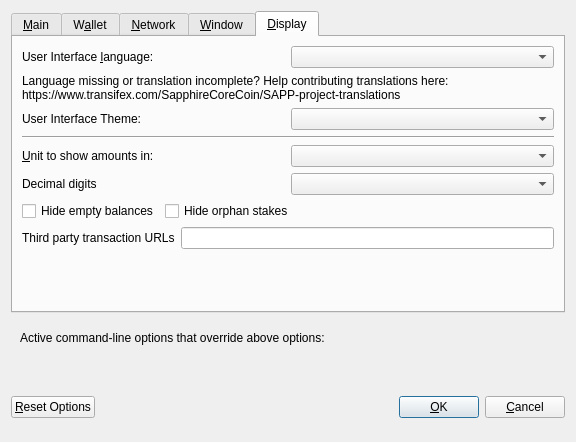
<?xml version="1.0" encoding="UTF-8"?>
<ui version="4.0">
 <class>OptionsDialog</class>
 <widget class="QDialog" name="OptionsDialog">
  <property name="geometry">
   <rect>
    <x>0</x>
    <y>0</y>
    <width>576</width>
    <height>442</height>
   </rect>
  </property>
  <property name="windowTitle">
   <string>Options</string>
  </property>
  <property name="modal">
   <bool>true</bool>
  </property>
  <layout class="QVBoxLayout" name="verticalLayout">
   <item>
    <widget class="QTabWidget" name="tabWidget">
     <property name="currentIndex">
      <number>4</number>
     </property>
     <widget class="QWidget" name="tabMain">
      <attribute name="title">
       <string>&amp;Main</string>
      </attribute>
      <layout class="QVBoxLayout" name="verticalLayout_Main">
       <item>
        <widget class="QCheckBox" name="bitcoinAtStartup">
         <property name="toolTip">
          <string>Automatically start Sapphire after logging in to the system.</string>
         </property>
         <property name="text">
          <string>&amp;Start Sapphire on system login</string>
         </property>
        </widget>
       </item>
       <item>
        <layout class="QHBoxLayout" name="horizontalLayout_2_Main">
         <item>
          <widget class="QLabel" name="databaseCacheLabel">
           <property name="text">
            <string>Size of &amp;database cache</string>
           </property>
           <property name="textFormat">
            <enum>Qt::PlainText</enum>
           </property>
           <property name="buddy">
            <cstring>databaseCache</cstring>
           </property>
          </widget>
         </item>
         <item>
          <widget class="QSpinBox" name="databaseCache"/>
         </item>
         <item>
          <widget class="QLabel" name="databaseCacheUnitLabel">
           <property name="text">
            <string>MB</string>
           </property>
           <property name="textFormat">
            <enum>Qt::PlainText</enum>
           </property>
          </widget>
         </item>
         <item>
          <spacer name="horizontalSpacer_2_Main">
           <property name="orientation">
            <enum>Qt::Horizontal</enum>
           </property>
           <property name="sizeHint" stdset="0">
            <size>
             <width>40</width>
             <height>20</height>
            </size>
           </property>
          </spacer>
         </item>
        </layout>
       </item>
       <item>
        <layout class="QHBoxLayout" name="horizontalLayout_3_Main">
         <item>
          <widget class="QLabel" name="threadsScriptVerifLabel">
           <property name="text">
            <string>Number of script &amp;verification threads</string>
           </property>
           <property name="textFormat">
            <enum>Qt::PlainText</enum>
           </property>
           <property name="buddy">
            <cstring>threadsScriptVerif</cstring>
           </property>
          </widget>
         </item>
         <item>
          <widget class="QSpinBox" name="threadsScriptVerif">
           <property name="toolTip">
            <string>(0 = auto, &lt;0 = leave that many cores free)</string>
           </property>
          </widget>
         </item>
         <item>
          <spacer name="horizontalSpacer_3_Main">
           <property name="orientation">
            <enum>Qt::Horizontal</enum>
           </property>
           <property name="sizeHint" stdset="0">
            <size>
             <width>40</width>
             <height>20</height>
            </size>
           </property>
          </spacer>
         </item>
        </layout>
       </item>
       <item>
        <spacer name="verticalSpacer_2">
         <property name="orientation">
          <enum>Qt::Vertical</enum>
         </property>
         <property name="sizeHint" stdset="0">
          <size>
           <width>20</width>
           <height>40</height>
          </size>
         </property>
        </spacer>
       </item>
       <item>
        <layout class="QHBoxLayout" name="horiz-autominting-layout">
         <item>
          <widget class="QCheckBox" name="checkBoxZeromintEnable">
           <property name="toolTip">
            <string>Enable automatic minting of SAPP units to zSAP</string>
           </property>
           <property name="layoutDirection">
            <enum>Qt::LeftToRight</enum>
           </property>
           <property name="text">
            <string>Enable zSAP Automint</string>
           </property>
          </widget>
         </item>
         <item>
          <widget class="QCheckBox" name="checkBoxZeromintAddresses">
           <property name="toolTip">
            <string>Enable automatic zSAP minting from specific addresses</string>
           </property>
           <property name="layoutDirection">
            <enum>Qt::LeftToRight</enum>
           </property>
           <property name="text">
            <string>Enable Automint Addresses</string>
           </property>
          </widget>
         </item>
        </layout>
       </item>
       <item>
        <layout class="QHBoxLayout" name="horizontalLayout_3">
         <item>
          <widget class="QLabel" name="percentage_label">
           <property name="toolTip">
            <string>Percentage of incoming SAPP which get automatically converted to zSAP via Zerocoin Protocol (min: 10%)</string>
           </property>
           <property name="text">
            <string>Percentage of autominted zSAP</string>
           </property>
          </widget>
         </item>
         <item>
          <widget class="QSpinBox" name="zeromintPercentage">
           <property name="minimum">
            <number>1</number>
           </property>
           <property name="maximum">
            <number>100</number>
           </property>
          </widget>
         </item>
        </layout>
       </item>
       <item>
        <layout class="QHBoxLayout" name="horizontalLayout" stretch="0,0">
         <property name="sizeConstraint">
          <enum>QLayout::SetFixedSize</enum>
         </property>
         <item>
          <widget class="QLabel" name="labelPreferredDenom">
           <property name="maximumSize">
            <size>
             <width>16777215</width>
             <height>16777215</height>
            </size>
           </property>
           <property name="toolTip">
            <string>Wait with automatic conversion to Zerocoin until enough SAPP for this denomination is available</string>
           </property>
           <property name="text">
            <string>Preferred Automint zSAP Denomination</string>
           </property>
          </widget>
         </item>
         <item>
          <widget class="QComboBox" name="preferredDenom">
           <property name="maximumSize">
            <size>
             <width>16777215</width>
             <height>27</height>
            </size>
           </property>
           <property name="toolTip">
            <string>Wait with automatic conversion to Zerocoin until enough SAPP for this denomination is available</string>
           </property>
           <property name="maxVisibleItems">
            <number>9</number>
           </property>
           <property name="maxCount">
            <number>9</number>
           </property>
          </widget>
         </item>
        </layout>
       </item>
      </layout>
     </widget>
     <widget class="QWidget" name="tabWallet">
      <attribute name="title">
       <string>W&amp;allet</string>
      </attribute>
      <layout class="QVBoxLayout" name="verticalLayout_Wallet">
       <item>
        <layout class="QHBoxLayout" name="horizontalLayout_2_Wallet">
         <item>
          <widget class="QLabel" name="labelStakeSplitThresholdText">
           <property name="text">
            <string>Stake split threshold:</string>
           </property>
          </widget>
         </item>
         <item>
          <widget class="QSpinBox" name="spinBoxStakeSplitThreshold">
           <property name="minimum">
            <number>1</number>
           </property>
           <property name="maximum">
            <number>999999</number>
           </property>
          </widget>
         </item>
        </layout>
       </item>
       <item>
        <widget class="QGroupBox" name="groupBox">
         <property name="title">
          <string>Expert</string>
         </property>
         <layout class="QVBoxLayout" name="verticalLayout_2">
          <item>
           <widget class="QCheckBox" name="coinControlFeatures">
            <property name="toolTip">
             <string>Whether to show coin control features or not.</string>
            </property>
            <property name="text">
             <string>Enable coin &amp;control features</string>
            </property>
           </widget>
          </item>
          <item>
           <widget class="QCheckBox" name="showMasternodesTab">
            <property name="toolTip">
             <string>Show additional tab listing all your masternodes in first sub-tab&lt;br/&gt;and all masternodes on the network in second sub-tab.</string>
            </property>
            <property name="text">
             <string>Show Masternodes Tab</string>
            </property>
           </widget>
          </item>
          <item>
           <widget class="QCheckBox" name="spendZeroConfChange">
            <property name="toolTip">
             <string>If you disable the spending of unconfirmed change, the change from a transaction&lt;br/&gt;cannot be used until that transaction has at least one confirmation.&lt;br/&gt;This also affects how your balance is computed.</string>
            </property>
            <property name="text">
             <string>&amp;Spend unconfirmed change</string>
            </property>
           </widget>
          </item>
         </layout>
        </widget>
       </item>
       <item>
        <spacer name="verticalSpacer_Wallet">
         <property name="orientation">
          <enum>Qt::Vertical</enum>
         </property>
         <property name="sizeHint" stdset="0">
          <size>
           <width>20</width>
           <height>40</height>
          </size>
         </property>
        </spacer>
       </item>
      </layout>
     </widget>
     <widget class="QWidget" name="tabNetwork">
      <attribute name="title">
       <string>&amp;Network</string>
      </attribute>
      <layout class="QVBoxLayout" name="verticalLayout_Network">
       <item>
        <widget class="QCheckBox" name="mapPortUpnp">
         <property name="toolTip">
          <string>Automatically open the Sapphire client port on the router. This only works when your router supports UPnP and it is enabled.</string>
         </property>
         <property name="text">
          <string>Map port using &amp;UPnP</string>
         </property>
        </widget>
       </item>
       <item>
        <widget class="QCheckBox" name="allowIncoming">
         <property name="toolTip">
          <string>Accept connections from outside</string>
         </property>
         <property name="text">
          <string>Allow incoming connections</string>
         </property>
        </widget>
       </item>
       <item>
        <widget class="QCheckBox" name="connectSocks">
         <property name="toolTip">
          <string>Connect to the Sapphire network through a SOCKS5 proxy.</string>
         </property>
         <property name="text">
          <string>&amp;Connect through SOCKS5 proxy (default proxy):</string>
         </property>
        </widget>
       </item>
       <item>
        <layout class="QHBoxLayout" name="horizontalLayout_1_Network">
         <item>
          <widget class="QLabel" name="proxyIpLabel">
           <property name="text">
            <string>Proxy &amp;IP:</string>
           </property>
           <property name="textFormat">
            <enum>Qt::PlainText</enum>
           </property>
           <property name="buddy">
            <cstring>proxyIp</cstring>
           </property>
          </widget>
         </item>
         <item>
          <widget class="QValidatedLineEdit" name="proxyIp">
           <property name="minimumSize">
            <size>
             <width>140</width>
             <height>0</height>
            </size>
           </property>
           <property name="maximumSize">
            <size>
             <width>140</width>
             <height>16777215</height>
            </size>
           </property>
           <property name="toolTip">
            <string>IP address of the proxy (e.g. IPv4: 127.0.0.1 / IPv6: ::1)</string>
           </property>
          </widget>
         </item>
         <item>
          <widget class="QLabel" name="proxyPortLabel">
           <property name="text">
            <string>&amp;Port:</string>
           </property>
           <property name="textFormat">
            <enum>Qt::PlainText</enum>
           </property>
           <property name="buddy">
            <cstring>proxyPort</cstring>
           </property>
          </widget>
         </item>
         <item>
          <widget class="QLineEdit" name="proxyPort">
           <property name="minimumSize">
            <size>
             <width>55</width>
             <height>0</height>
            </size>
           </property>
           <property name="maximumSize">
            <size>
             <width>55</width>
             <height>16777215</height>
            </size>
           </property>
           <property name="toolTip">
            <string>Port of the proxy (e.g. 9050)</string>
           </property>
          </widget>
         </item>
         <item>
          <spacer name="horizontalSpacer_1_Network">
           <property name="orientation">
            <enum>Qt::Horizontal</enum>
           </property>
           <property name="sizeHint" stdset="0">
            <size>
             <width>40</width>
             <height>20</height>
            </size>
           </property>
          </spacer>
         </item>
        </layout>
       </item>
       <item>
        <spacer name="verticalSpacer_Network">
         <property name="orientation">
          <enum>Qt::Vertical</enum>
         </property>
         <property name="sizeHint" stdset="0">
          <size>
           <width>20</width>
           <height>40</height>
          </size>
         </property>
        </spacer>
       </item>
      </layout>
     </widget>
     <widget class="QWidget" name="tabWindow">
      <attribute name="title">
       <string>&amp;Window</string>
      </attribute>
      <layout class="QVBoxLayout" name="verticalLayout_Window">
       <item>
        <widget class="QCheckBox" name="minimizeToTray">
         <property name="toolTip">
          <string>Show only a tray icon after minimizing the window.</string>
         </property>
         <property name="text">
          <string>&amp;Minimize to the tray instead of the taskbar</string>
         </property>
        </widget>
       </item>
       <item>
        <widget class="QCheckBox" name="minimizeOnClose">
         <property name="toolTip">
          <string>Minimize instead of exit the application when the window is closed. When this option is enabled, the application will be closed only after selecting Quit in the menu.</string>
         </property>
         <property name="text">
          <string>M&amp;inimize on close</string>
         </property>
        </widget>
       </item>
       <item>
        <spacer name="verticalSpacer_Window">
         <property name="orientation">
          <enum>Qt::Vertical</enum>
         </property>
         <property name="sizeHint" stdset="0">
          <size>
           <width>20</width>
           <height>40</height>
          </size>
         </property>
        </spacer>
       </item>
      </layout>
     </widget>
     <widget class="QWidget" name="tabDisplay">
      <attribute name="title">
       <string>&amp;Display</string>
      </attribute>
      <layout class="QVBoxLayout" name="verticalLayout_Display">
       <item>
        <layout class="QHBoxLayout" name="horizontalLayout_1_Display">
         <item>
          <widget class="QLabel" name="langLabel">
           <property name="text">
            <string>User Interface &amp;language:</string>
           </property>
           <property name="textFormat">
            <enum>Qt::PlainText</enum>
           </property>
           <property name="buddy">
            <cstring>lang</cstring>
           </property>
          </widget>
         </item>
         <item>
          <widget class="QValueComboBox" name="lang">
           <property name="toolTip">
            <string>The user interface language can be set here. This setting will take effect after restarting Sapphire.</string>
           </property>
          </widget>
         </item>
        </layout>
       </item>
       <item>
        <widget class="QLabel" name="label_3">
         <property name="toolTip">
          <string notr="true"/>
         </property>
         <property name="statusTip">
          <string notr="true"/>
         </property>
         <property name="whatsThis">
          <string notr="true"/>
         </property>
         <property name="accessibleName">
          <string notr="true"/>
         </property>
         <property name="text">
          <string>Language missing or translation incomplete? Help contributing translations here:
https://www.transifex.com/SapphireCoreCoin/SAPP-project-translations</string>
         </property>
         <property name="wordWrap">
          <bool>true</bool>
         </property>
         <property name="openExternalLinks">
          <bool>true</bool>
         </property>
         <property name="textInteractionFlags">
          <set>Qt::TextBrowserInteraction</set>
         </property>
        </widget>
       </item>
       <item>
        <layout class="QHBoxLayout" name="horizontalLayout_2_Display" stretch="0,0">
         <item>
          <widget class="QLabel" name="themeLabel">
           <property name="text">
            <string>User Interface Theme:</string>
           </property>
          </widget>
         </item>
         <item>
          <widget class="QValueComboBox" name="theme"/>
         </item>
        </layout>
       </item>
       <item>
        <widget class="Line" name="line">
         <property name="orientation">
          <enum>Qt::Horizontal</enum>
         </property>
        </widget>
       </item>
       <item>
        <layout class="QHBoxLayout" name="horizontalLayout_3_Display">
         <item>
          <widget class="QLabel" name="unitLabel">
           <property name="text">
            <string>&amp;Unit to show amounts in:</string>
           </property>
           <property name="textFormat">
            <enum>Qt::PlainText</enum>
           </property>
           <property name="buddy">
            <cstring>unit</cstring>
           </property>
          </widget>
         </item>
         <item>
          <widget class="QValueComboBox" name="unit">
           <property name="toolTip">
            <string>Choose the default subdivision unit to show in the interface and when sending coins.</string>
           </property>
          </widget>
         </item>
        </layout>
       </item>
       <item>
        <layout class="QHBoxLayout" name="horizontalLayout_4_Display">
         <item>
          <widget class="QLabel" name="digitsLabel">
           <property name="text">
            <string>Decimal digits</string>
           </property>
          </widget>
         </item>
         <item>
          <widget class="QValueComboBox" name="digits"/>
         </item>
        </layout>
       </item>
       <item>
        <layout class="QHBoxLayout" name="horizontalLayout_5_Display">
         <item>
          <widget class="QCheckBox" name="checkBoxHideZeroBalances">
           <property name="toolTip">
            <string>Hide empty balances</string>
           </property>
           <property name="layoutDirection">
            <enum>Qt::LeftToRight</enum>
           </property>
           <property name="text">
            <string>Hide empty balances</string>
           </property>
          </widget>
         </item>
         <item>
          <widget class="QCheckBox" name="checkBoxHideOrphans">
           <property name="toolTip">
            <string>Hide orphan stakes in transaction lists</string>
           </property>
           <property name="text">
            <string>Hide orphan stakes</string>
           </property>
          </widget>
         </item>
         <item>
          <spacer name="horizontalSpacer">
           <property name="orientation">
            <enum>Qt::Horizontal</enum>
           </property>
           <property name="sizeHint" stdset="0">
            <size>
             <width>40</width>
             <height>20</height>
            </size>
           </property>
          </spacer>
         </item>
        </layout>
       </item>
       <item>
        <layout class="QHBoxLayout" name="horizontalLayout_6_Display">
         <item>
          <widget class="QLabel" name="thirdPartyTxUrlsLabel">
           <property name="toolTip">
            <string>Third party URLs (e.g. a block explorer) that appear in the transactions tab as context menu items. %s in the URL is replaced by transaction hash. Multiple URLs are separated by vertical bar |.</string>
           </property>
           <property name="text">
            <string>Third party transaction URLs</string>
           </property>
           <property name="buddy">
            <cstring>thirdPartyTxUrls</cstring>
           </property>
          </widget>
         </item>
         <item>
          <widget class="QLineEdit" name="thirdPartyTxUrls">
           <property name="toolTip">
            <string>Third party URLs (e.g. a block explorer) that appear in the transactions tab as context menu items. %s in the URL is replaced by transaction hash. Multiple URLs are separated by vertical bar |.</string>
           </property>
          </widget>
         </item>
        </layout>
       </item>
       <item>
        <spacer name="verticalSpacer">
         <property name="orientation">
          <enum>Qt::Vertical</enum>
         </property>
         <property name="sizeHint" stdset="0">
          <size>
           <width>20</width>
           <height>40</height>
          </size>
         </property>
        </spacer>
       </item>
      </layout>
     </widget>
    </widget>
   </item>
   <item>
    <widget class="QFrame" name="frame">
     <layout class="QVBoxLayout" name="verticalLayout_Bottom">
      <item>
       <layout class="QHBoxLayout" name="horizontalLayout_Bottom">
        <item>
         <widget class="QLabel" name="overriddenByCommandLineInfoLabel">
          <property name="text">
           <string>Active command-line options that override above options:</string>
          </property>
          <property name="textFormat">
           <enum>Qt::PlainText</enum>
          </property>
         </widget>
        </item>
        <item>
         <spacer name="horizontalSpacer_Bottom">
          <property name="orientation">
           <enum>Qt::Horizontal</enum>
          </property>
          <property name="sizeHint" stdset="0">
           <size>
            <width>40</width>
            <height>20</height>
           </size>
          </property>
         </spacer>
        </item>
       </layout>
      </item>
      <item>
       <widget class="QLabel" name="overriddenByCommandLineLabel">
        <property name="text">
         <string/>
        </property>
        <property name="textFormat">
         <enum>Qt::PlainText</enum>
        </property>
        <property name="wordWrap">
         <bool>true</bool>
        </property>
       </widget>
      </item>
     </layout>
    </widget>
   </item>
   <item>
    <layout class="QHBoxLayout" name="horizontalLayout_Buttons">
     <item>
      <widget class="QPushButton" name="resetButton">
       <property name="toolTip">
        <string>Reset all client options to default.</string>
       </property>
       <property name="text">
        <string>&amp;Reset Options</string>
       </property>
       <property name="autoDefault">
        <bool>false</bool>
       </property>
      </widget>
     </item>
     <item>
      <spacer name="horizontalSpacer_1">
       <property name="orientation">
        <enum>Qt::Horizontal</enum>
       </property>
       <property name="sizeHint" stdset="0">
        <size>
         <width>40</width>
         <height>48</height>
        </size>
       </property>
      </spacer>
     </item>
     <item>
      <widget class="QLabel" name="statusLabel">
       <property name="minimumSize">
        <size>
         <width>200</width>
         <height>0</height>
        </size>
       </property>
       <property name="font">
        <font>
         <weight>75</weight>
         <bold>true</bold>
        </font>
       </property>
       <property name="text">
        <string/>
       </property>
       <property name="textFormat">
        <enum>Qt::PlainText</enum>
       </property>
       <property name="wordWrap">
        <bool>true</bool>
       </property>
      </widget>
     </item>
     <item>
      <spacer name="horizontalSpacer_2">
       <property name="orientation">
        <enum>Qt::Horizontal</enum>
       </property>
       <property name="sizeHint" stdset="0">
        <size>
         <width>40</width>
         <height>48</height>
        </size>
       </property>
      </spacer>
     </item>
     <item>
      <widget class="QPushButton" name="okButton">
       <property name="text">
        <string>&amp;OK</string>
       </property>
       <property name="autoDefault">
        <bool>false</bool>
       </property>
       <property name="default">
        <bool>true</bool>
       </property>
      </widget>
     </item>
     <item>
      <widget class="QPushButton" name="cancelButton">
       <property name="text">
        <string>&amp;Cancel</string>
       </property>
       <property name="autoDefault">
        <bool>false</bool>
       </property>
      </widget>
     </item>
    </layout>
   </item>
  </layout>
 </widget>
 <customwidgets>
  <customwidget>
   <class>QValidatedLineEdit</class>
   <extends>QLineEdit</extends>
   <header>qvalidatedlineedit.h</header>
  </customwidget>
  <customwidget>
   <class>QValueComboBox</class>
   <extends>QComboBox</extends>
   <header>qvaluecombobox.h</header>
  </customwidget>
 </customwidgets>
 <resources/>
 <connections/>
</ui>
